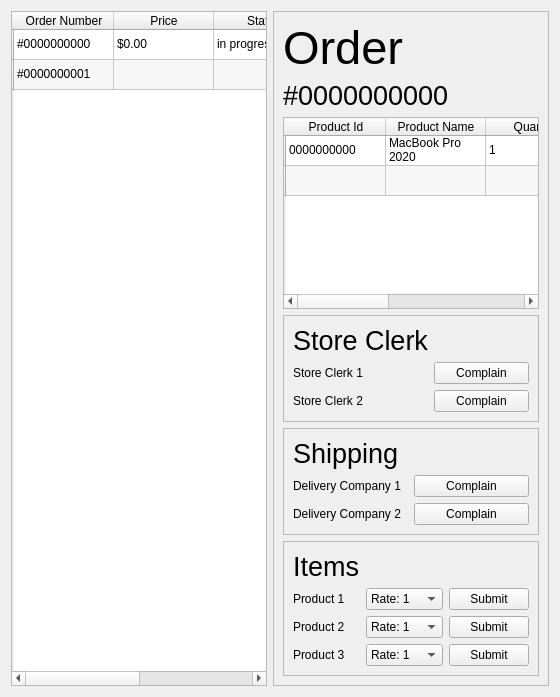
          <widget class="QWidget" name="orderspage">
           <layout class="QHBoxLayout" name="horizontalLayout_4">
            <item>
             <widget class="QTableWidget" name="ordersTableWidget">
              <property name="sizePolicy">
               <sizepolicy hsizetype="Preferred" vsizetype="Expanding">
                <horstretch>0</horstretch>
                <verstretch>0</verstretch>
               </sizepolicy>
              </property>
              <property name="alternatingRowColors">
               <bool>true</bool>
              </property>
              <property name="selectionBehavior">
               <enum>QAbstractItemView::SelectRows</enum>
              </property>
              <row>
               <property name="text">
                <string/>
               </property>
              </row>
              <row>
               <property name="text">
                <string/>
               </property>
              </row>
              <column>
               <property name="text">
                <string>Order Number</string>
               </property>
              </column>
              <column>
               <property name="text">
                <string>Price</string>
               </property>
              </column>
              <column>
               <property name="text">
                <string>Status</string>
               </property>
              </column>
              <column>
               <property name="text">
                <string>Tracking ID</string>
               </property>
              </column>
              <item row="0" column="0">
               <property name="text">
                <string>#0000000000</string>
               </property>
              </item>
              <item row="0" column="1">
               <property name="text">
                <string>$0.00</string>
               </property>
              </item>
              <item row="0" column="2">
               <property name="text">
                <string>in progress</string>
               </property>
              </item>
              <item row="0" column="3">
               <property name="text">
                <string>0000000000</string>
               </property>
              </item>
              <item row="1" column="0">
               <property name="text">
                <string>#0000000001</string>
               </property>
              </item>
             </widget>
            </item>
            <item>
             <widget class="QFrame" name="frame_4">
              <property name="frameShape">
               <enum>QFrame::StyledPanel</enum>
              </property>
              <property name="frameShadow">
               <enum>QFrame::Raised</enum>
              </property>
              <layout class="QVBoxLayout" name="verticalLayout_2">
               <item>
                <widget class="QLabel" name="OrderTitle">
                 <property name="sizePolicy">
                  <sizepolicy hsizetype="Preferred" vsizetype="Maximum">
                   <horstretch>0</horstretch>
                   <verstretch>0</verstretch>
                  </sizepolicy>
                 </property>
                 <property name="styleSheet">
                  <string notr="true">font-size: 35pt;</string>
                 </property>
                 <property name="text">
                  <string>Order </string>
                 </property>
                </widget>
               </item>
               <item>
                <widget class="QLabel" name="orderNumber">
                 <property name="sizePolicy">
                  <sizepolicy hsizetype="Preferred" vsizetype="Maximum">
                   <horstretch>0</horstretch>
                   <verstretch>0</verstretch>
                  </sizepolicy>
                 </property>
                 <property name="styleSheet">
                  <string notr="true">font-size: 20pt;</string>
                 </property>
                 <property name="text">
                  <string>#0000000000</string>
                 </property>
                </widget>
               </item>
               <item>
                <widget class="QTableWidget" name="OrderSpecificsTableWidget">
                 <property name="sizePolicy">
                  <sizepolicy hsizetype="Preferred" vsizetype="Expanding">
                   <horstretch>0</horstretch>
                   <verstretch>0</verstretch>
                  </sizepolicy>
                 </property>
                 <property name="alternatingRowColors">
                  <bool>true</bool>
                 </property>
                 <property name="selectionBehavior">
                  <enum>QAbstractItemView::SelectRows</enum>
                 </property>
                 <row>
                  <property name="text">
                   <string/>
                  </property>
                 </row>
                 <row>
                  <property name="text">
                   <string/>
                  </property>
                 </row>
                 <column>
                  <property name="text">
                   <string>Product Id</string>
                  </property>
                 </column>
                 <column>
                  <property name="text">
                   <string>Product Name</string>
                  </property>
                 </column>
                 <column>
                  <property name="text">
                   <string>Quantity</string>
                  </property>
                 </column>
                 <column>
                  <property name="text">
                   <string>Clerk</string>
                  </property>
                 </column>
                 <column>
                  <property name="text">
                   <string>Delivery Company</string>
                  </property>
                 </column>
                 <item row="0" column="0">
                  <property name="text">
                   <string>0000000000</string>
                  </property>
                 </item>
                 <item row="0" column="1">
                  <property name="text">
                   <string>MacBook Pro 2020</string>
                  </property>
                 </item>
                 <item row="0" column="2">
                  <property name="text">
                   <string>1</string>
                  </property>
                 </item>
                 <item row="0" column="3">
                  <property name="text">
                   <string>clerk 1</string>
                  </property>
                 </item>
                 <item row="0" column="4">
                  <property name="text">
                   <string>delivery company 1</string>
                  </property>
                 </item>
                </widget>
               </item>
               <item>
                <widget class="QFrame" name="frame_5">
                 <property name="frameShape">
                  <enum>QFrame::StyledPanel</enum>
                 </property>
                 <property name="frameShadow">
                  <enum>QFrame::Raised</enum>
                 </property>
                 <layout class="QGridLayout" name="gridLayout_7">
                  <item row="1" column="0">
                   <widget class="QLabel" name="profilePageStoreClerk1">
                    <property name="text">
                     <string>Store Clerk 1 </string>
                    </property>
                   </widget>
                  </item>
                  <item row="2" column="0">
                   <widget class="QLabel" name="profilePageStoreClerk2">
                    <property name="text">
                     <string>Store Clerk 2</string>
                    </property>
                   </widget>
                  </item>
                  <item row="0" column="0">
                   <widget class="QLabel" name="profilePageStoreClerkTitle">
                    <property name="sizePolicy">
                     <sizepolicy hsizetype="Preferred" vsizetype="Maximum">
                      <horstretch>0</horstretch>
                      <verstretch>0</verstretch>
                     </sizepolicy>
                    </property>
                    <property name="styleSheet">
                     <string notr="true">font-size: 20pt;</string>
                    </property>
                    <property name="text">
                     <string>Store Clerk</string>
                    </property>
                   </widget>
                  </item>
                  <item row="1" column="1">
                   <widget class="QPushButton" name="profilePageStoreClerk1ComplainButton">
                    <property name="text">
                     <string>Complain</string>
                    </property>
                   </widget>
                  </item>
                  <item row="2" column="1">
                   <widget class="QPushButton" name="profilePageStoreClerk2ComplainButton">
                    <property name="text">
                     <string>Complain</string>
                    </property>
                   </widget>
                  </item>
                 </layout>
                </widget>
               </item>
               <item>
                <widget class="QFrame" name="frame_26">
                 <property name="frameShape">
                  <enum>QFrame::StyledPanel</enum>
                 </property>
                 <property name="frameShadow">
                  <enum>QFrame::Raised</enum>
                 </property>
                 <layout class="QGridLayout" name="gridLayout_8">
                  <item row="0" column="0">
                   <widget class="QLabel" name="profilePageShippingTitle">
                    <property name="sizePolicy">
                     <sizepolicy hsizetype="Preferred" vsizetype="Maximum">
                      <horstretch>0</horstretch>
                      <verstretch>0</verstretch>
                     </sizepolicy>
                    </property>
                    <property name="styleSheet">
                     <string notr="true">font-size: 20pt;</string>
                    </property>
                    <property name="text">
                     <string>Shipping</string>
                    </property>
                   </widget>
                  </item>
                  <item row="2" column="0">
                   <widget class="QLabel" name="profilePageDeliveryCompany2">
                    <property name="text">
                     <string>Delivery Company 2</string>
                    </property>
                   </widget>
                  </item>
                  <item row="1" column="1">
                   <widget class="QPushButton" name="profilePageDeliveryCompany1ComplainButton">
                    <property name="text">
                     <string>Complain</string>
                    </property>
                   </widget>
                  </item>
                  <item row="2" column="1">
                   <widget class="QPushButton" name="profilePageDeliveryCompany2ComplainButton">
                    <property name="text">
                     <string>Complain</string>
                    </property>
                   </widget>
                  </item>
                  <item row="1" column="0">
                   <widget class="QLabel" name="profilePageDeliveryCompany1">
                    <property name="sizePolicy">
                     <sizepolicy hsizetype="Preferred" vsizetype="Maximum">
                      <horstretch>0</horstretch>
                      <verstretch>0</verstretch>
                     </sizepolicy>
                    </property>
                    <property name="text">
                     <string>Delivery Company 1</string>
                    </property>
                   </widget>
                  </item>
                 </layout>
                </widget>
               </item>
               <item>
                <widget class="QFrame" name="frame_6">
                 <property name="frameShape">
                  <enum>QFrame::StyledPanel</enum>
                 </property>
                 <property name="frameShadow">
                  <enum>QFrame::Raised</enum>
                 </property>
                 <layout class="QGridLayout" name="gridLayout_9">
                  <item row="1" column="2">
                   <widget class="QPushButton" name="profilePageItem1button">
                    <property name="text">
                     <string>Submit</string>
                    </property>
                   </widget>
                  </item>
                  <item row="1" column="0">
                   <widget class="QLabel" name="profilePageItem1">
                    <property name="text">
                     <string>Product 1</string>
                    </property>
                   </widget>
                  </item>
                  <item row="3" column="0">
                   <widget class="QLabel" name="profilePageItem3">
                    <property name="text">
                     <string>Product 3</string>
                    </property>
                   </widget>
                  </item>
                  <item row="0" column="0">
                   <widget class="QLabel" name="profilePageItemsTitle">
                    <property name="sizePolicy">
                     <sizepolicy hsizetype="Preferred" vsizetype="Maximum">
                      <horstretch>0</horstretch>
                      <verstretch>0</verstretch>
                     </sizepolicy>
                    </property>
                    <property name="styleSheet">
                     <string notr="true">font-size: 20pt;</string>
                    </property>
                    <property name="text">
                     <string>Items</string>
                    </property>
                   </widget>
                  </item>
                  <item row="2" column="2">
                   <widget class="QPushButton" name="profilePageItem2button">
                    <property name="text">
                     <string>Submit</string>
                    </property>
                   </widget>
                  </item>
                  <item row="3" column="2">
                   <widget class="QPushButton" name="profilePageItem3button">
                    <property name="text">
                     <string>Submit</string>
                    </property>
                   </widget>
                  </item>
                  <item row="2" column="0">
                   <widget class="QLabel" name="profilePageItem2">
                    <property name="text">
                     <string>Product 2</string>
                    </property>
                   </widget>
                  </item>
                  <item row="1" column="1">
                   <widget class="QComboBox" name="profilePageItem1comboBox">
                    <property name="currentIndex">
                     <number>0</number>
                    </property>
                    <property name="placeholderText">
                     <string>Rate 1-5</string>
                    </property>
                    <item>
                     <property name="text">
                      <string>Rate: 1</string>
                     </property>
                    </item>
                    <item>
                     <property name="text">
                      <string>2</string>
                     </property>
                    </item>
                    <item>
                     <property name="text">
                      <string>3</string>
                     </property>
                    </item>
                    <item>
                     <property name="text">
                      <string>4</string>
                     </property>
                    </item>
                    <item>
                     <property name="text">
                      <string>5</string>
                     </property>
                    </item>
                   </widget>
                  </item>
                  <item row="2" column="1">
                   <widget class="QComboBox" name="profilePageItem2comboBox">
                    <item>
                     <property name="text">
                      <string>Rate: 1</string>
                     </property>
                    </item>
                    <item>
                     <property name="text">
                      <string>2</string>
                     </property>
                    </item>
                    <item>
                     <property name="text">
                      <string>3</string>
                     </property>
                    </item>
                    <item>
                     <property name="text">
                      <string>4</string>
                     </property>
                    </item>
                    <item>
                     <property name="text">
                      <string>5</string>
                     </property>
                    </item>
                   </widget>
                  </item>
                  <item row="3" column="1">
                   <widget class="QComboBox" name="profilePageItem3comboBox">
                    <item>
                     <property name="text">
                      <string>Rate: 1</string>
                     </property>
                    </item>
                    <item>
                     <property name="text">
                      <string>2</string>
                     </property>
                    </item>
                    <item>
                     <property name="text">
                      <string>3</string>
                     </property>
                    </item>
                    <item>
                     <property name="text">
                      <string>4</string>
                     </property>
                    </item>
                    <item>
                     <property name="text">
                      <string>5</string>
                     </property>
                    </item>
                   </widget>
                  </item>
                 </layout>
                </widget>
               </item>
              </layout>
             </widget>
            </item>
           </layout>
          </widget>
